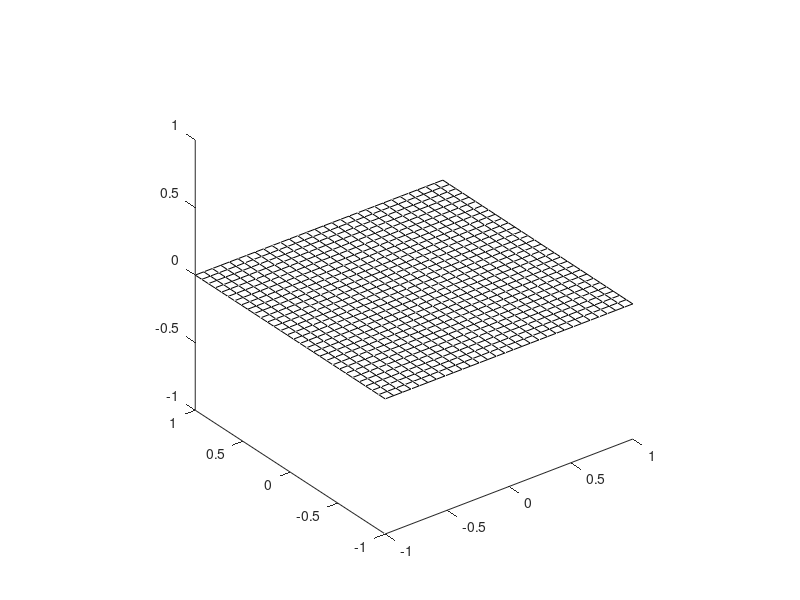

Reproduce this figure in MATLAB. (Note: this script raises an error after producing the figure.)
clear
clc

%% Para o texto dos nós:
afastamento = .075;

%% Quantidade de pontos:
N = 30;
step = 2/(N-1);

%% Local coordinates:
X = -1:step:1;
Y = -1:step:1;
[Ksi, Eta] = meshgrid(X,Y);

%% Shape functions:
N1 = @(Ksi,Eta) .25 .* (1-Ksi) .* (1-Eta);
N2 = @(Ksi,Eta) .25 .* (1+Ksi) .* (1-Eta);
N3 = @(Ksi,Eta) .25 .* (1+Ksi) .* (1+Eta);
N4 = @(Ksi,Eta) .25 .* (1-Ksi) .* (1+Eta);

%% Nodes:
Node(1,:) = [-1 -1 0];
Node(2,:) = [1 -1 0];
Node(3,:) = [1 1 0];
Node(4,:) = [-1 1 0];
Node(5,:) = Node(1,:); % Usado apenas para fechar o quadrado.

%% Figure properties 
figure

hold on; % Keep old plots
view(3); % Standard 3d view
set(gcf, 'Position', get(0, 'Screensize')); % Full screen
% colormap hot;

%% Plotting element:
mesh(Ksi, Eta, zeros(N), 'FaceColor', 'none', 'EdgeColor', 'k');

%% Plotting shape function:
axis equal;
plotShape(Ksi, Eta, Node, N4, '1st', '4');

%% Plotting nodes and node texts:
plot3(Node(:,1), Node(:,2), Node(:,3), 'ro', 'MarkerFaceColor', 'r');
text(Node(1,1)-afastamento, Node(1,2)-afastamento, afastamento,'1', 'Color', 'Red', 'FontWeight', 'bold');
text(Node(2,1)+afastamento, Node(2,2)-afastamento, afastamento,'2', 'Color', 'Red', 'FontWeight', 'bold');
text(Node(3,1)+afastamento, Node(3,2)+afastamento, afastamento,'3', 'Color', 'Red', 'FontWeight', 'bold');
text(Node(4,1)-afastamento, Node(4,2)+afastamento, afastamento,'4', 'Color', 'Red', 'FontWeight', 'bold');